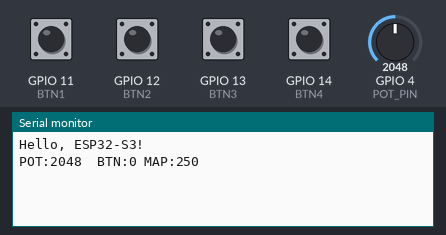
The sketch below on a simulated ESP32-S3. Shown: the last lines printed to the serial monitor. The test bench sets the inputs (shaded band); at power-on: GPIO 11 (BTN1), GPIO 12 (BTN2), GPIO 13 (BTN3), GPIO 14 (BTN4) HIGH, GPIO 4 (POT_PIN) = 2048 (analog values on the 0–4095 scale).

Above: at 1.2 s.
1.3 s: GPIO 4 (POT_PIN) set to 2866
At 2.2 s:
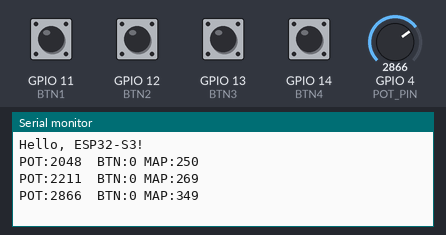
2.8 s: GPIO 11 (BTN1) pulled LOW for 0.15 s
At 4.0 s:
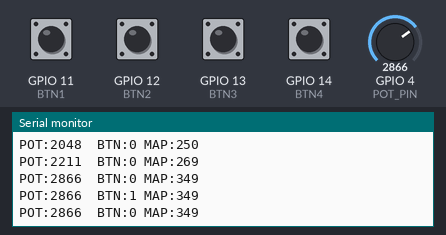
4.4 s: GPIO 12 (BTN2) pulled LOW for 0.15 s
At 5.1 s:
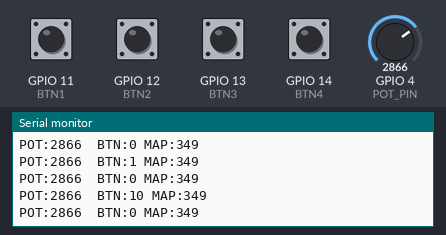
6.0 s: GPIO 13 (BTN3) pulled LOW for 0.15 s
At 7.3 s:
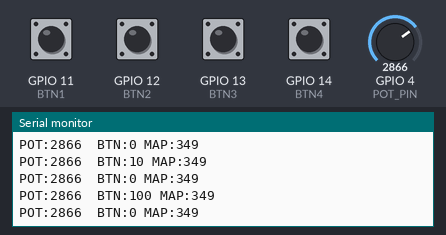
7.6 s: GPIO 14 (BTN4) pulled LOW for 0.15 s
At 8.7 s:
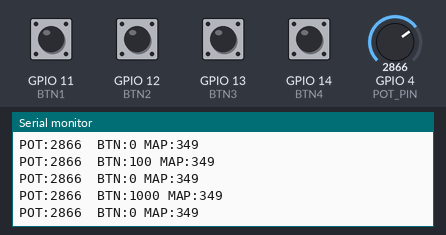
9.2 s: GPIO 4 (POT_PIN) set to 3603
At 10.6 s:
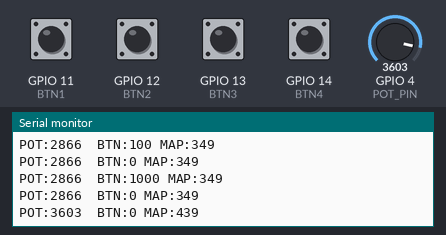
Timing chart, 0 to 11.7 s (numbered marks = the images above; inputs shaded):
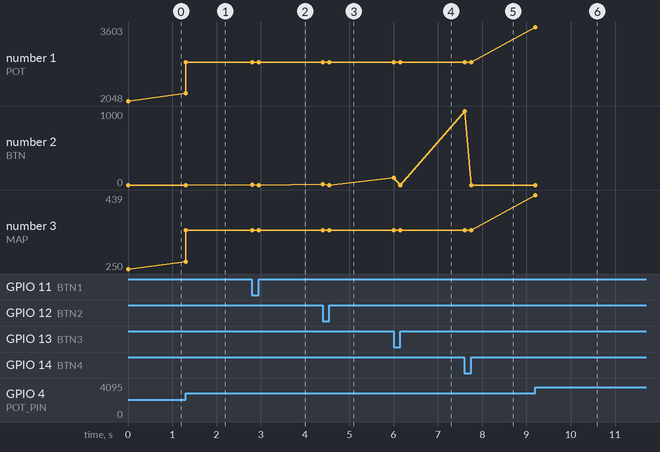

The sketch:

sketch.ino
```cpp
#define POT_PIN 4
#define BTN1 11
#define BTN2 12
#define BTN3 13
#define BTN4 14
int lastPotValue = -1;
uint8_t data[10];
uint8_t lastButtonValue = 0x00;
const int POT_THRESHOLD = 20;
uint16_t mapped_voltage;

//function prototypes
int readPot(void);
uint8_t readButtonsAsBinary(void);

void setup() {
  // put your setup code here, to run once:
  pinMode(POT_PIN, INPUT);
  pinMode(BTN1, INPUT_PULLUP);
  pinMode(BTN2, INPUT_PULLUP);
  pinMode(BTN3, INPUT_PULLUP);
  pinMode(BTN4, INPUT_PULLUP);
  Serial.begin(115200);            //for debugging
  Serial1.begin(115200);           //for data transmission
  analogReadResolution(12);
  analogSetAttenuation(ADC_11db);
  Serial.println("Hello, ESP32-S3!");
  data[0]=0xFD;
  data[1]=0xFC;
  data[2]=0xFB;
  data[3]=0xFA;
  data[4]=0x02;
  data[8]=0x04;
  data[9]=0x03;
  data[10]=0x02;
  data[11]=0x01;
}

void loop() {
  // put your main code here, to run repeatedly:
  bool sendData = false;
  int potValue = readPot();
  if (abs(potValue - lastPotValue) > POT_THRESHOLD) {
    lastPotValue = potValue;
    sendData = true;
  }
  uint8_t buttonValue = readButtonsAsBinary();
  if (buttonValue != lastButtonValue) {
    lastButtonValue = buttonValue;
    sendData = true;
  }
  if (sendData) {
    Serial.print("POT:");
    Serial.print(lastPotValue);
    mapped_voltage = (uint16_t)((lastPotValue / 4095.0) * 5.0*100.0); //scale of 0.01
    Serial.print("  BTN:");
    Serial.print(lastButtonValue, BIN);
    Serial.print(" MAP:");
    Serial.print(mapped_voltage);
    Serial.print("\n");
    data[5]=(mapped_voltage>>4)&0xFF; //mapped data is of 12 bits msb in data[5]
    data[6]=((mapped_voltage<<4)&0xF0)|(lastButtonValue&0x0F);//mapped data lsb with button data in data[6]
    for(int i=0; i<=6;i++){
      data[7]^=data[i];               //xor checksum for first 7 bytes of data;
    }
    Serial1.write(data,sizeof(data));
  }
}
int readPot(void) {
  int sum = 0;
  for (int i = 0; i < 10; i++) {
    sum += analogRead(POT_PIN);
    delayMicroseconds(200);
  }
  return sum / 10;
}
uint8_t readButtonsAsBinary(void) {
  uint8_t value = 0;

  value |= (digitalRead(BTN1) == LOW) << 0;
  value |= (digitalRead(BTN2) == LOW) << 1;
  value |= (digitalRead(BTN3) == LOW) << 2;
  value |= (digitalRead(BTN4) == LOW) << 3;
  return value;
}
```

Measured:
- after the input at 1.3 s, the serial monitor: prints a new line at once (image 1)
- after the input at 2.8 s, the serial monitor: prints a new line at once (image 2)
- after the input at 4.4 s, the serial monitor: prints a new line at once (image 3)
- after the input at 6.0 s, the serial monitor: prints a new line at once (image 4)
- after the input at 7.6 s, the serial monitor: prints a new line at once (image 5)
- after the input at 9.2 s, the serial monitor: prints a new line at once (image 6)
- plotted number 1: 2048 → 2866 after the input at 1.3 s, 2866 → 3603 after the input at 9.2 s
- plotted number 3: 250 → 349 after the input at 1.3 s, 349 → 439 after the input at 9.2 s
